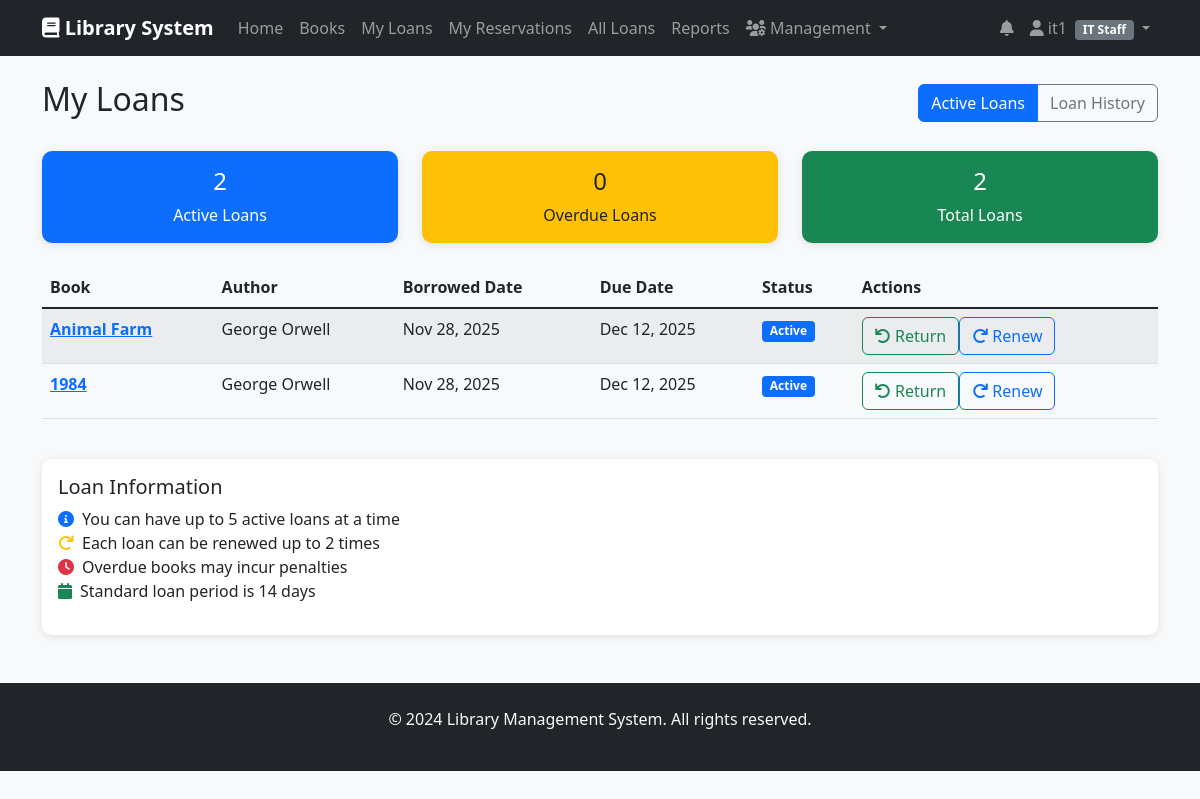
The app's page /loans/my-loans/ (signed in) with its own data.
### accounts/models.py (models this page shows, shortened)
class User(AbstractUser):
    USER_TYPES = (
        ('reader', 'Reader'),
        ('librarian', 'Librarian'),
        ('it_staff', 'IT Staff'),
        ('management', 'Management'),
    )
    user_type = models.CharField(max_length=20, choices=USER_TYPES, default='reader')
    phone_number = models.CharField(max_length=15, blank=True)
    address = models.TextField(blank=True)
    date_of_birth = models.DateField(null=True, blank=True)
    membership_id = models.CharField(max_length=20, unique=True, blank=True, null=True)
    is_active = models.BooleanField(default=True)
    created_at = models.DateTimeField(auto_now_add=True)
    updated_at = models.DateTimeField(auto_now=True)
    class Meta:
        db_table = 'auth_user'

### loans/models.py (models this page shows, shortened)
class Loan(models.Model):
    STATUS_CHOICES = (
        ('active', 'Active'),
        ('returned', 'Returned'),
        ('overdue', 'Overdue'),
    )
    user = models.ForeignKey(User, on_delete=models.CASCADE, related_name='loans')
    book = models.ForeignKey(Book, on_delete=models.CASCADE, related_name='loans')
    borrowed_date = models.DateTimeField(auto_now_add=True)
    due_date = models.DateTimeField()
    returned_date = models.DateTimeField(null=True, blank=True)
    status = models.CharField(max_length=20, choices=STATUS_CHOICES, default='active')
    renewals = models.IntegerField(default=0)
    max_renewals = models.IntegerField(default=2)
    def can_renew(self):
        return (self.renewals < self.max_renewals and
                self.status == 'active' and
                not self.is_overdue())
    def is_overdue(self):
        return timezone.now() > self.due_date and not self.returned_date

### books/models.py (models this page shows, shortened)
class Book(models.Model):
    title = models.CharField(max_length=200)
    author = models.ForeignKey(Author, on_delete=models.CASCADE, related_name='books')
    isbn = models.CharField(max_length=13, unique=True)
    genre = models.ForeignKey(Genre, on_delete=models.SET_NULL, null=True, related_name='books')
    publication_year = models.IntegerField()
    publisher = models.CharField(max_length=200)
    description = models.TextField(blank=True)
    total_copies = models.IntegerField(default=1)
    available_copies = models.IntegerField(default=1)
    cover_image = models.ImageField(upload_to='book_covers/', null=True, blank=True)
    created_at = models.DateTimeField(auto_now_add=True)
    updated_at = models.DateTimeField(auto_now=True)
    class Meta:
        ordering = ['title']
        indexes = [
            models.Index(fields=['title']),
            models.Index(fields=['isbn']),
            models.Index(fields=['publication_year']),
        ]

class Author(models.Model):
    first_name = models.CharField(max_length=100)
    last_name = models.CharField(max_length=100)
    bio = models.TextField(blank=True)
    date_of_birth = models.DateField(null=True, blank=True)
    date_of_death = models.DateField(null=True, blank=True)
    class Meta:
        ordering = ['last_name', 'first_name']

### loans/views.py (the view)
# urls.py: path('my-loans/', views.my_loans, name='my_loans'),
@login_required
def my_loans(request):
    loans = Loan.objects.filter(user=request.user).order_by('-borrowed_date')
    active_loans = loans.filter(returned_date__isnull=True)
    overdue_loans = active_loans.filter(due_date__lt=timezone.now())
    context = {
        'loans': loans,
        'active_loans_count': active_loans.count(),
        'overdue_loans_count': overdue_loans.count()
    }
    return render(request, 'loans/my_loans.html', context)

### loans/templates/loans/my_loans.html (shortened to what this page needs)
{% extends 'base.html' %}
{% block content %}
<div class="d-flex justify-content-between align-items-center mb-4">
    <h2>My Loans</h2>
    <div class="btn-group">
        <a href="{% url 'my_loans' %}" class="btn btn-outline-primary active">Active Loans</a>
        <a href="{% url 'loan_history' %}" class="btn btn-outline-secondary">Loan History</a>
    </div>
</div>
<div class="row mb-4">
    <div class="col-md-4">
        <div class="card bg-primary text-white">
            <div class="card-body text-center">
                <h4 class="card-title">{{ active_loans_count }}</h4>
                <p class="card-text">Active Loans</p>
            </div>
        </div>
    </div>
    <div class="col-md-4">
        <div class="card bg-warning text-dark">
            <div class="card-body text-center">
                <h4 class="card-title">{{ overdue_loans_count }}</h4>
                <p class="card-text">Overdue Loans</p>
            </div>
        </div>
    </div>
    <div class="col-md-4">
        <div class="card bg-success text-white">
            <div class="card-body text-center">
                <h4 class="card-title">{{ loans.count }}</h4>
                <p class="card-text">Total Loans</p>
            </div>
        </div>
    </div>
</div>
{% if loans %}
<div class="table-responsive">
    <table class="table table-striped">
        <thead>
            <tr>
                <th>Book</th>
                <th>Author</th>
                <th>Borrowed Date</th>
                <th>Due Date</th>
                <th>Status</th>
                <th>Actions</th>
            </tr>
        </thead>
        <tbody>
            {% for loan in loans %}
            <tr>
                <td>
                    <strong>
                        <a href="{% url 'book_detail' loan.book.pk %}">{{ loan.book.title }}</a>
                    </strong>
                </td>
                <td>{{ loan.book.author.first_name }} {{ loan.book.author.last_name }}</td>
                <td>{{ loan.borrowed_date|date:"M d, Y" }}</td>
                <td>
                    {% if loan.returned_date %}
                    <span class="text-muted">Returned</span>
                    {% else %}
                    <span class="{% if loan.is_overdue %}text-danger fw-bold{% endif %}">
                        {{ loan.due_date|date:"M d, Y" }}
                    </span>
                    {% endif %}
                </td>
                <td>
                    {% if loan.returned_date %}
                    <span class="badge bg-success">Returned</span>
                    {% elif loan.is_overdue %}
                    <span class="badge bg-danger">Overdue</span>
                    {% else %}
                    <span class="badge bg-primary">Active</span>
                    {% endif %}
                </td>
                <td>
                    <div class="btn-group btn-group-sm">
                        {% if not loan.returned_date %}
                        <form method="post" action="{% url 'return_book' loan.pk %}">
                            <button type="submit" class="btn btn-outline-success" title="Return Book">
                                <i class="fas fa-undo"></i> Return
                            </button>
                        </form>
                        {% if loan.can_renew %}
                        <form method="post" action="{% url 'renew_loan' loan.pk %}">
                            <button type="submit" class="btn btn-outline-primary" title="Renew Loan">
                                <i class="fas fa-redo"></i> Renew
                            </button>
                        </form>
                        {% endif %}
                        {% endif %}
                    </div>
                </td>
            </tr>
            {% endfor %}
        </tbody>
    </table>
</div>
{% endif %}
<div class="card mt-4">
    <div class="card-body">
        <h5 class="card-title">Loan Information</h5>
        <ul class="list-unstyled">
            <li><i class="fas fa-info-circle text-primary me-2"></i>You can have up to 5 active loans at a time</li>
            <li><i class="fas fa-redo text-warning me-2"></i>Each loan can be renewed up to 2 times</li>
            <li><i class="fas fa-clock text-danger me-2"></i>Overdue books may incur penalties</li>
            <li><i class="fas fa-calendar text-success me-2"></i>Standard loan period is 14 days</li>
        </ul>
    </div>
</div>
{% endblock %}

### templates/base.html (shortened to what this page needs)
<!DOCTYPE html>
<html lang="en">
<head>
    <link href="https://cdn.jsdelivr.net/npm/bootstrap@5.1.3/dist/css/bootstrap.min.css" rel="stylesheet">
    <link href="https://cdnjs.cloudflare.com/ajax/libs/font-awesome/6.0.0/css/all.min.css" rel="stylesheet">
    <link href="/static/css/style.css" rel="stylesheet">
</head>
<body>
    <nav class="navbar navbar-expand-lg navbar-dark bg-dark">
        <div class="container">
            <a class="navbar-brand" href="{% url 'home' %}">
                <i class="fas fa-book"></i> Library System
            </a>
            <div class="collapse navbar-collapse" id="navbarNav">
                <ul class="navbar-nav me-auto">
                    <li class="nav-item">
                        <a class="nav-link" href="{% url 'home' %}">Home</a>
                    </li>
                    <li class="nav-item">
                        <a class="nav-link" href="{% url 'book_list' %}">Books</a>
                    </li>
                    {% if user.is_authenticated %}
                    <li class="nav-item">
                        <a class="nav-link" href="{% url 'my_loans' %}">My Loans</a>
                    </li>
                    <li class="nav-item">
                        <a class="nav-link" href="{% url 'my_reservations' %}">My Reservations</a>
                    </li>
                    {% if user.user_type in 'librarian,it_staff,management' %}
                    <li class="nav-item">
                        <a class="nav-link" href="{% url 'all_loans' %}">All Loans</a>
                    </li>
                    <li class="nav-item">
                        <a class="nav-link" href="{% url 'reports_dashboard' %}">Reports</a>
                    </li>
                    {% if user.user_type in 'it_staff,management' %}
                    <li class="nav-item dropdown">
                        <a class="nav-link dropdown-toggle" href="#" id="userManagementDropdown" role="button"
                           data-bs-toggle="dropdown">
                            <i class="fas fa-users-cog"></i> Management
                        </a>
                    </li>
                    {% endif %}
                    {% endif %}
                    {% endif %}
                </ul>
                <ul class="navbar-nav">
                    {% if user.is_authenticated %}
                    <li class="nav-item dropdown">
                        <a class="nav-link position-relative" href="#" id="notificationsDropdown"
                           role="button" data-bs-toggle="dropdown" aria-expanded="false">
                            <i class="fas fa-bell"></i>
                        </a>
                    </li>
                    <li class="nav-item dropdown">
                        <a class="nav-link dropdown-toggle" href="#" id="navbarDropdown" role="button"
                           data-bs-toggle="dropdown">
                            <i class="fas fa-user"></i> {{ user.first_name|default:user.username }}
                            <small class="badge bg-secondary ms-1">{{ user.get_user_type_display }}</small>
                        </a>
                    </li>
                    {% endif %}
                </ul>
            </div>
        </div>
    </nav>
    <div class="container mt-4">
        {% block content %}
        {% endblock %}
    </div>
    <footer class="bg-dark text-light mt-5 py-4">
        <div class="container text-center">
            <p>&copy; 2024 Library Management System. All rights reserved.</p>
        </div>
    </footer>
</body>
</html>

### static/css/style.css (style rules this page uses)
body { background-color: #f8f9fa; }
.navbar-brand { font-weight: bold; }
.card { border: none; border-radius: 10px; box-shadow: 0 2px 10px rgba(0,0,0,0.1); transition: transform 0.2s; }
.badge { font-size: 0.75em; }
.table th { border-top: none; font-weight: 600; }
.btn { border-radius: 6px; font-weight: 500; }

### records on screen
Loan: book "Animal Farm", book.author.first_name "George", book.author.last_name "Orwell", borrowed_date "Nov 28, 2025", due_date "Dec 12, 2025", shows "Active", shows "Return", renewals 0 (drawn)
Loan: book "1984", book.author.first_name "George", book.author.last_name "Orwell", borrowed_date "Nov 28, 2025", due_date "Dec 12, 2025", shows "Active", shows "Return", renewals 0 (drawn)

### other values on screen
{{ user.first_name|default:user.username }} "it1"
{{ user.get_user_type_display }} "IT Staff"
{{ active_loans_count }} "2"
{{ overdue_loans_count }} "0"
{{ loans.count }} "2"
